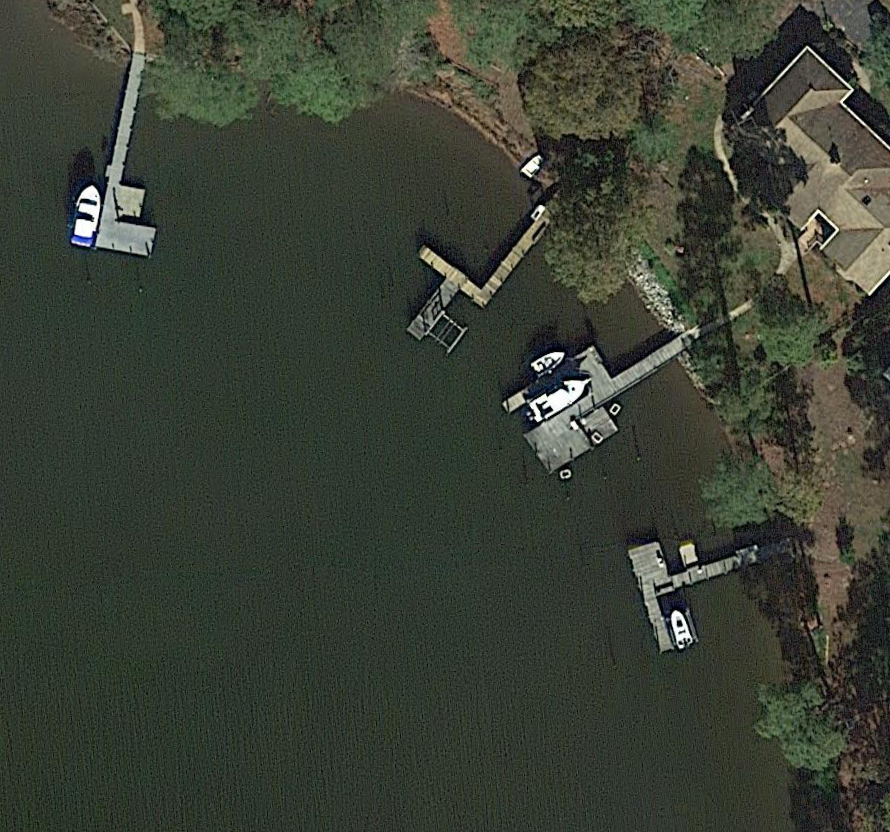
#> input picture jpg/P0549.png, 890 x 832 px
$ python Display_Rotating_Box_Annotation.py
#> lines starting #> are read from the running program, lines starting #| are printed output that depends on the picture; after the words box and inside, x2 and y2 are one past the last pixel; in counts of white or black regions, pixels touching at a corner belong together
import cv2
import numpy as np
import random

# 图像和标签文件路径
image_path = 'jpg/P0549.png'
label_path = 'jpg/P0549.txt'

# 读取图像
image = cv2.imread(image_path)
#> image is the input picture: shape (832, 890, 3); mean B, G, R 52.7, 64.4, 58.5

# 读取标签文件
with open(label_path, 'r') as f:
#> (reads jpg/P0549.txt from the repository)
    lines = f.readlines()

# 定义一个函数生成随机颜色
def random_color():
    return (random.randint(0, 255), random.randint(0, 255), random.randint(0, 255))

# 存储标签和对应的颜色
label_colors = {}

# 遍历标签文件中的每一行
for line in lines:
    line = line.strip().split()

    x1, y1, x2, y2, x3, y3, x4, y4, label, _ = line

    # 将坐标转换为整数类型
    x1, y1, x2, y2, x3, y3, x4, y4 = map(float, [x1, y1, x2, y2, x3, y3, x4, y4])
    x1, y1, x2, y2, x3, y3, x4, y4 = map(int, [x1, y1, x2, y2, x3, y3, x4, y4])

    # 检查标签是否已有颜色，若没有则生成随机颜色
    if label not in label_colors:
        line_color = random_color()
        text_color = random_color()

        # 确保文本颜色与线条颜色不同
        while text_color == line_color:
            text_color = random_color()

        label_colors[label] = (line_color, text_color)
    else:
        line_color, text_color = label_colors[label]

    # 绘制多边形
    points = np.array([[x1, y1], [x2, y2], [x3, y3], [x4, y4]], np.int32)
    points = points.reshape((-1, 1, 2))
    cv2.polylines(image, [points], True, line_color, 2)

    # 标签绘制
    cv2.putText(image, label, (x1, y1 - 5), cv2.FONT_HERSHEY_SIMPLEX, 0.5, text_color, 2)
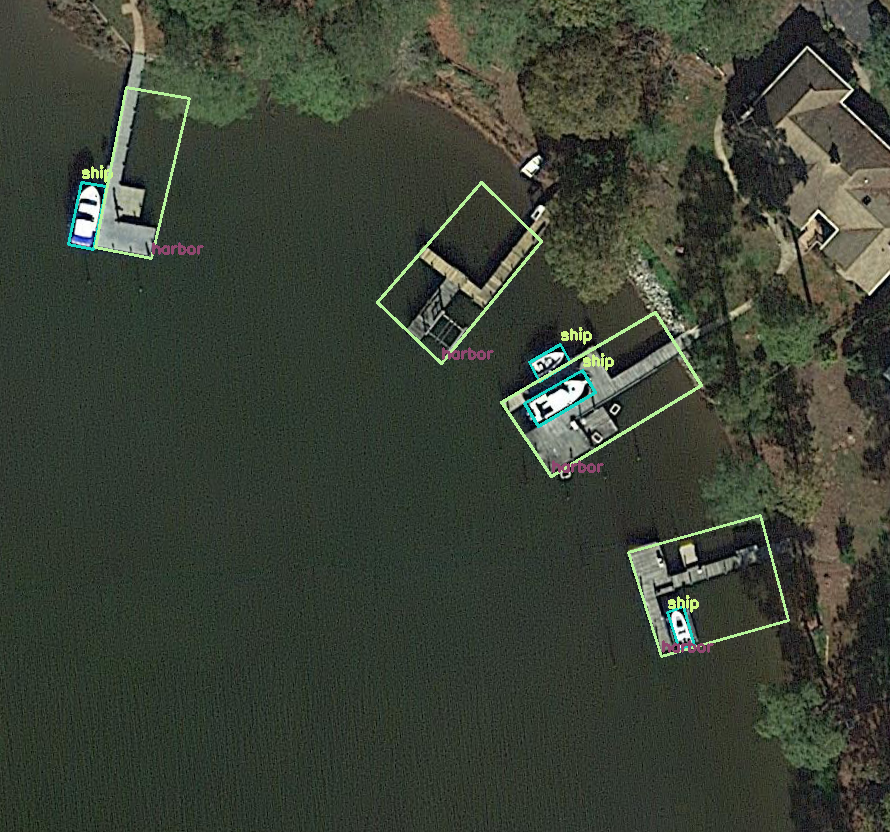
#> image: shape (832, 890, 3); 1.3% of pixels changed, all inside (x1, y1, x2, y2) = (67, 86, 790, 658)
#> after the loop, label_colors = {'ship': ((197, 215, 20), (132, 248, 207)), 'harbor': ((155, 244, 183), (111, 71, 144))}

# 显示绘制标签后的图像
cv2.imshow("Image with Labels", image)
cv2.waitKey(0)
cv2.destroyAllWindows()
